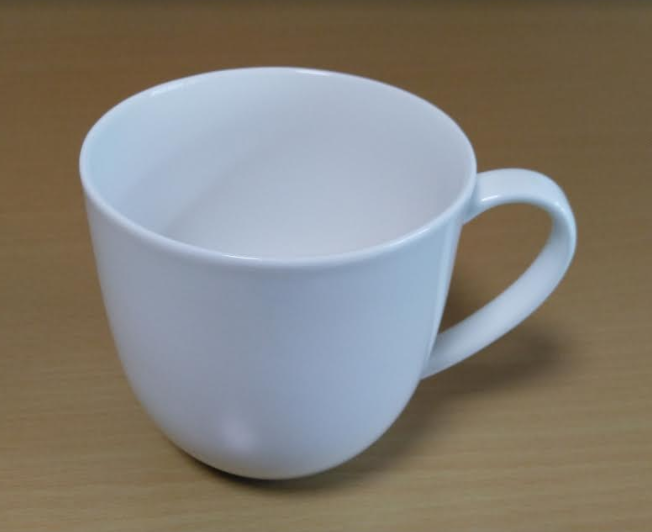
#> input picture images/test.png, 652 x 532 px
$ python pillow_invert.py
#> lines starting #> are read from the running program, lines starting #| are printed output that depends on the picture
from PIL import Image, ImageOps
image_path = '../images/test.png'
img = Image.open(image_path)
#> img is the input picture: PIL image 652x532 RGB; mean R, G, B 132, 126.9, 118.1
img_res = ImageOps.invert(img)
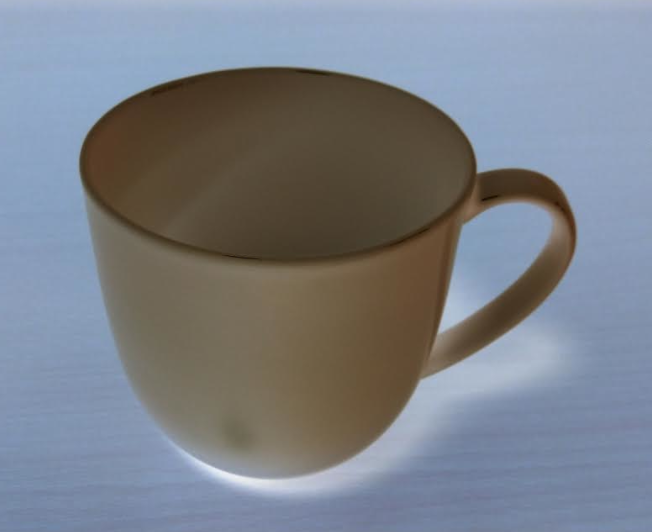
#> img_res: PIL image 652x532 RGB; mean R, G, B 123, 128.1, 136.9
img_res.save('../images/out_invert.png')
